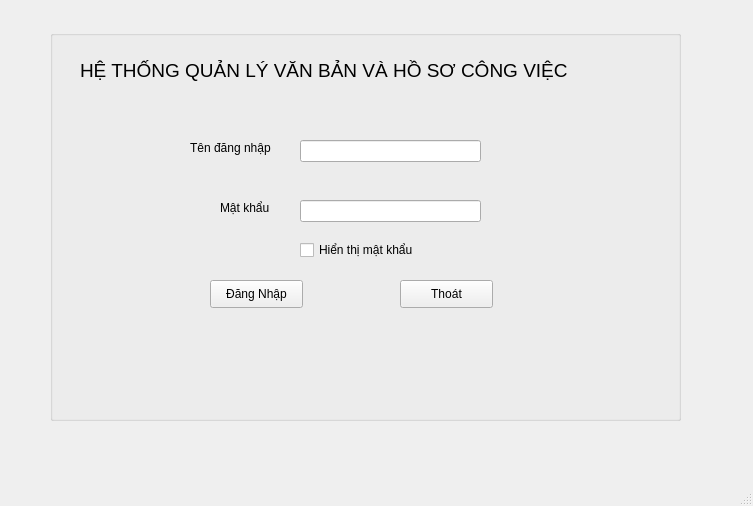
<?xml version="1.0" encoding="UTF-8"?>
<ui version="4.0">
 <class>formlogin</class>
 <widget class="QMainWindow" name="formlogin">
  <property name="geometry">
   <rect>
    <x>0</x>
    <y>0</y>
    <width>753</width>
    <height>506</height>
   </rect>
  </property>
  <property name="windowTitle">
   <string>MainWindow</string>
  </property>
  <widget class="QWidget" name="centralwidget">
   <widget class="QGroupBox" name="groupBox">
    <property name="geometry">
     <rect>
      <x>50</x>
      <y>30</y>
      <width>631</width>
      <height>391</height>
     </rect>
    </property>
    <property name="title">
     <string/>
    </property>
    <widget class="QPushButton" name="btnthoat">
     <property name="geometry">
      <rect>
       <x>350</x>
       <y>250</y>
       <width>93</width>
       <height>28</height>
      </rect>
     </property>
     <property name="text">
      <string>Thoát</string>
     </property>
    </widget>
    <widget class="QLabel" name="label_3">
     <property name="geometry">
      <rect>
       <x>30</x>
       <y>10</y>
       <width>561</width>
       <height>61</height>
      </rect>
     </property>
     <property name="font">
      <font>
       <pointsize>14</pointsize>
      </font>
     </property>
     <property name="text">
      <string>HỆ THỐNG QUẢN LÝ VĂN BẢN VÀ HỒ SƠ CÔNG VIỆC </string>
     </property>
    </widget>
    <widget class="QPushButton" name="btndangnhap">
     <property name="geometry">
      <rect>
       <x>160</x>
       <y>250</y>
       <width>93</width>
       <height>28</height>
      </rect>
     </property>
     <property name="text">
      <string>Đăng Nhập</string>
     </property>
    </widget>
    <widget class="QLineEdit" name="password">
     <property name="geometry">
      <rect>
       <x>250</x>
       <y>170</y>
       <width>181</width>
       <height>22</height>
      </rect>
     </property>
    </widget>
    <widget class="QLineEdit" name="namelogin">
     <property name="geometry">
      <rect>
       <x>250</x>
       <y>110</y>
       <width>181</width>
       <height>22</height>
      </rect>
     </property>
    </widget>
    <widget class="QLabel" name="label_2">
     <property name="geometry">
      <rect>
       <x>170</x>
       <y>170</y>
       <width>51</width>
       <height>16</height>
      </rect>
     </property>
     <property name="text">
      <string>Mật khẩu</string>
     </property>
    </widget>
    <widget class="QLabel" name="label">
     <property name="geometry">
      <rect>
       <x>140</x>
       <y>110</y>
       <width>91</width>
       <height>16</height>
      </rect>
     </property>
     <property name="text">
      <string>Tên đăng nhập</string>
     </property>
    </widget>
    <widget class="QCheckBox" name="cbpass">
     <property name="geometry">
      <rect>
       <x>250</x>
       <y>210</y>
       <width>131</width>
       <height>20</height>
      </rect>
     </property>
     <property name="text">
      <string>Hiển thị mật khẩu</string>
     </property>
    </widget>
   </widget>
  </widget>
  <widget class="QMenuBar" name="menubar">
   <property name="geometry">
    <rect>
     <x>0</x>
     <y>0</y>
     <width>753</width>
     <height>26</height>
    </rect>
   </property>
  </widget>
  <widget class="QStatusBar" name="statusbar"/>
 </widget>
 <resources/>
 <connections/>
</ui>
